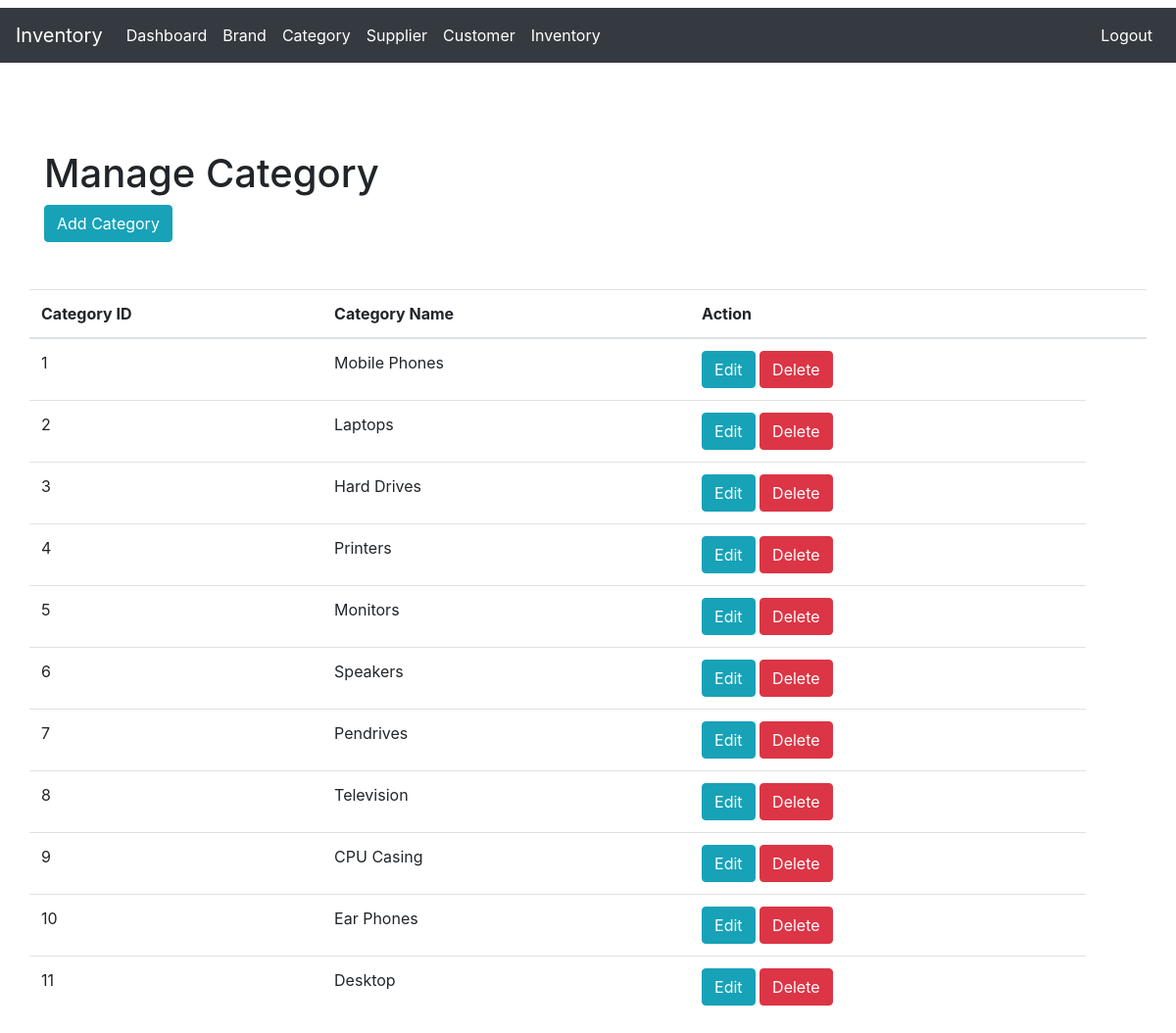
The app's page /category.php with its own data.
### tables this page shows
CREATE TABLE `category` (
  `category_id` int(11) NOT NULL,
  `category_name` varchar(255) NOT NULL
);

### category.php (the view, shortened to what this page needs)
<?php
    require_once 'includes/header.php';
    require_once "db_connect.php";
?>
<?php
    $result = $connect->query("SELECT * FROM category") or die($connect->error);
?>
<html>
<div class = "container">
    <div>
        <h1 style="position: relative;margin-top: 8%;">Manage Category</h1>
    </div>
    <div>
                <a href="addCategory.php" class = "btn btn-info">Add Category</a>
    </div>
    <br><br>
    <div class = "row justify-content-center">
        <table class= "table">
            <thead>
                <tr>
                    <th>Category ID</th>
                    <th>Category Name</th>
                    <th colspan ="2">Action<th>
                </tr>
            </thead>
            <?php while ($row = $result->fetch_assoc()): ?>
            <tr>
                <td class= "category_id"><?php echo $row['category_id'] ?></td>
                <td><?php echo $row['category_name'] ?></td>
                <td><a href="EditCategory.php?edit=<?php echo $row['category_id']?>" class ="btn btn-info">Edit</a>
                    <a href="#" class = "btn btn-danger deletebtn">Delete</a>
                </td>
            </tr>
            <?php endwhile; ?>
        </table>
    </div>
</div>
</html>

### records on screen
category: category_id "1", category_name "Mobile Phones"
category: category_id "2", category_name "Laptops"
category: category_id "3", category_name "Hard Drives"
category: category_id "4", category_name "Printers"
category: category_id "5", category_name "Monitors"
category: category_id "6", category_name "Speakers"
category: category_id "7", category_name "Pendrives"
category: category_id "8", category_name "Television"
category: category_id "9", category_name "CPU Casing"
category: category_id "10", category_name "Ear Phones"
category: category_id "11", category_name "Desktop"
